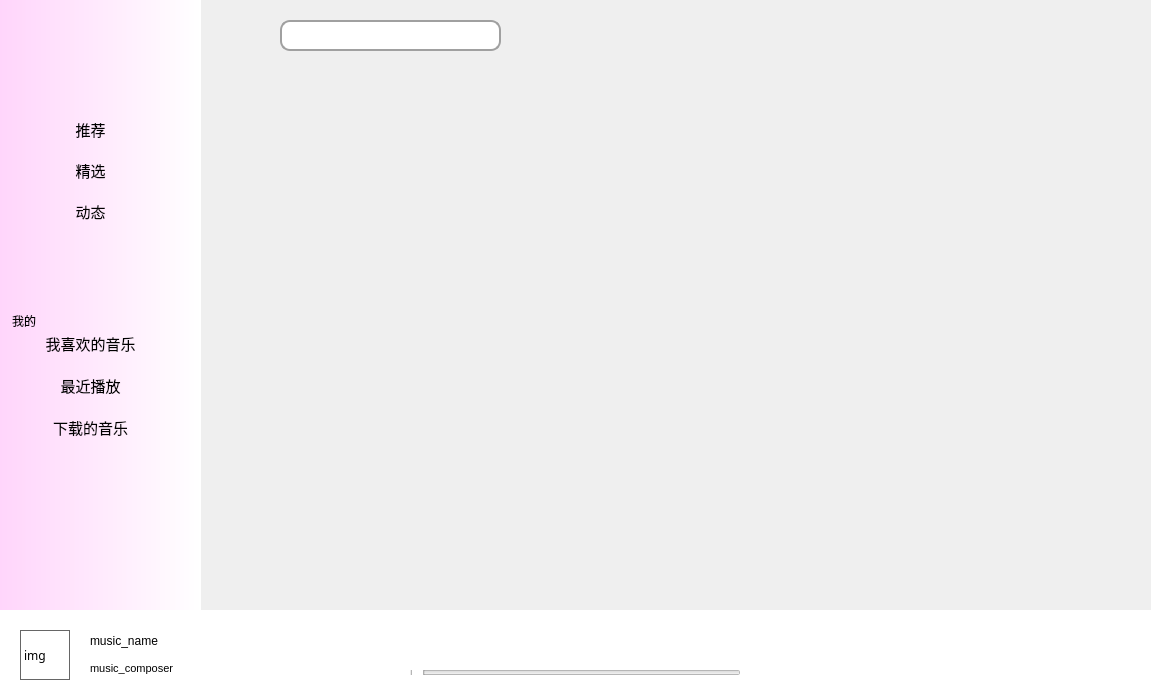
<?xml version="1.0" encoding="UTF-8"?>
<ui version="4.0">
 <class>Widget</class>
 <widget class="QWidget" name="Widget">
  <property name="geometry">
   <rect>
    <x>0</x>
    <y>0</y>
    <width>1151</width>
    <height>700</height>
   </rect>
  </property>
  <property name="font">
   <font>
    <family>Microsoft YaHei UI Light</family>
   </font>
  </property>
  <property name="cursor">
   <cursorShape>ArrowCursor</cursorShape>
  </property>
  <property name="windowTitle">
   <string>Widget</string>
  </property>
  <property name="styleSheet">
   <string notr="true">border:none;</string>
  </property>
  <widget class="QWidget" name="layoutWidget">
   <property name="geometry">
    <rect>
     <x>990</x>
     <y>20</y>
     <width>108</width>
     <height>30</height>
    </rect>
   </property>
   <layout class="QHBoxLayout" name="horizontalLayout">
    <property name="spacing">
     <number>7</number>
    </property>
    <item>
     <widget class="QPushButton" name="pushButton_Little">
      <property name="cursor">
       <cursorShape>PointingHandCursor</cursorShape>
      </property>
      <property name="styleSheet">
       <string notr="true">background-color: transparent; 
border: none;
color: white;</string>
      </property>
      <property name="text">
       <string/>
      </property>
      <property name="icon">
       <iconset theme="QIcon::ThemeIcon::ListRemove"/>
      </property>
      <property name="iconSize">
       <size>
        <width>16</width>
        <height>16</height>
       </size>
      </property>
     </widget>
    </item>
    <item>
     <widget class="QPushButton" name="pushButton_Large">
      <property name="cursor">
       <cursorShape>PointingHandCursor</cursorShape>
      </property>
      <property name="styleSheet">
       <string notr="true">background-color: transparent; 
	border: none;
	color: white;</string>
      </property>
      <property name="text">
       <string/>
      </property>
      <property name="icon">
       <iconset theme="QIcon::ThemeIcon::MediaPlaybackStop"/>
      </property>
      <property name="iconSize">
       <size>
        <width>16</width>
        <height>16</height>
       </size>
      </property>
     </widget>
    </item>
    <item>
     <widget class="QPushButton" name="pushButton_Close">
      <property name="cursor">
       <cursorShape>PointingHandCursor</cursorShape>
      </property>
      <property name="styleSheet">
       <string notr="true">background-color: transparent; 
border: none;
color: white;</string>
      </property>
      <property name="text">
       <string/>
      </property>
      <property name="icon">
       <iconset theme="QIcon::ThemeIcon::ApplicationExit"/>
      </property>
      <property name="iconSize">
       <size>
        <width>16</width>
        <height>16</height>
       </size>
      </property>
     </widget>
    </item>
   </layout>
  </widget>
  <widget class="QLineEdit" name="lineEdit">
   <property name="geometry">
    <rect>
     <x>280</x>
     <y>20</y>
     <width>221</width>
     <height>31</height>
    </rect>
   </property>
   <property name="font">
    <font>
     <family>Microsoft YaHei UI</family>
    </font>
   </property>
   <property name="styleSheet">
    <string notr="true">border: 2px solid #A0A0A0;
border-radius: 10px;
padding: 5px; 
selection-background-color: lightblue;
selection-color: black;</string>
   </property>
  </widget>
  <widget class="QWidget" name="widget_member_1" native="true">
   <property name="geometry">
    <rect>
     <x>0</x>
     <y>0</y>
     <width>201</width>
     <height>701</height>
    </rect>
   </property>
   <property name="styleSheet">
    <string notr="true">background-color:qlineargradient(spread:pad, x1:0, y1:0, x2:1, y2:0, stop:0 rgba(255, 213, 251, 255), stop:1 rgba(255, 255, 255, 255));</string>
   </property>
   <widget class="QGroupBox" name="groupBox_1">
    <property name="geometry">
     <rect>
      <x>10</x>
      <y>100</y>
      <width>161</width>
      <height>141</height>
     </rect>
    </property>
    <property name="baseSize">
     <size>
      <width>0</width>
      <height>0</height>
     </size>
    </property>
    <property name="styleSheet">
     <string notr="true">QGroupBox{
background-color: transparent; 
border: none;
}


QGroupBox QPushButton:hover{
border: 2px;
border-radius: 10px;
background-color:rgb(255, 102, 105);
color:white;
padding-left: 10px;

}
QPushButton{
border: 2px;
background-color: transparent; 
border-radius: 10px;
}

</string>
    </property>
    <property name="title">
     <string/>
    </property>
    <layout class="QVBoxLayout" name="verticalLayout" stretch="0,0,0">
     <property name="spacing">
      <number>0</number>
     </property>
     <property name="leftMargin">
      <number>6</number>
     </property>
     <property name="topMargin">
      <number>0</number>
     </property>
     <property name="rightMargin">
      <number>6</number>
     </property>
     <property name="bottomMargin">
      <number>0</number>
     </property>
     <item>
      <widget class="QPushButton" name="pushButton_1">
       <property name="enabled">
        <bool>true</bool>
       </property>
       <property name="font">
        <font>
         <family>Microsoft YaHei UI Light</family>
         <pointsize>11</pointsize>
         <kerning>true</kerning>
         <fontweight>Light</fontweight>
        </font>
       </property>
       <property name="cursor">
        <cursorShape>PointingHandCursor</cursorShape>
       </property>
       <property name="styleSheet">
        <string notr="true"/>
       </property>
       <property name="text">
        <string>推荐</string>
       </property>
       <property name="icon">
        <iconset resource="matter.qrc">
         <normaloff>:/icon/img/pushButton_1_0.png</normaloff>:/icon/img/pushButton_1_0.png</iconset>
       </property>
      </widget>
     </item>
     <item>
      <widget class="QPushButton" name="pushButton_2">
       <property name="font">
        <font>
         <family>Microsoft YaHei UI Light</family>
         <pointsize>11</pointsize>
        </font>
       </property>
       <property name="cursor">
        <cursorShape>PointingHandCursor</cursorShape>
       </property>
       <property name="styleSheet">
        <string notr="true"/>
       </property>
       <property name="text">
        <string>精选</string>
       </property>
       <property name="icon">
        <iconset resource="matter.qrc">
         <normaloff>:/icon/img/pushButton_2_0.png</normaloff>:/icon/img/pushButton_2_0.png</iconset>
       </property>
      </widget>
     </item>
     <item>
      <widget class="QPushButton" name="pushButton_3">
       <property name="baseSize">
        <size>
         <width>0</width>
         <height>0</height>
        </size>
       </property>
       <property name="font">
        <font>
         <family>Microsoft YaHei UI Light</family>
         <pointsize>11</pointsize>
        </font>
       </property>
       <property name="cursor">
        <cursorShape>PointingHandCursor</cursorShape>
       </property>
       <property name="styleSheet">
        <string notr="true"/>
       </property>
       <property name="text">
        <string>动态</string>
       </property>
       <property name="icon">
        <iconset resource="matter.qrc">
         <normaloff>:/icon/img/pushButton_3_0.png</normaloff>:/icon/img/pushButton_3_0.png</iconset>
       </property>
      </widget>
     </item>
    </layout>
   </widget>
   <widget class="QGroupBox" name="groupBox_2">
    <property name="geometry">
     <rect>
      <x>10</x>
      <y>310</y>
      <width>161</width>
      <height>151</height>
     </rect>
    </property>
    <property name="font">
     <font>
      <family>Microsoft YaHei UI Light</family>
      <pointsize>9</pointsize>
     </font>
    </property>
    <property name="styleSheet">
     <string notr="true">QGroupBox{
background-color: transparent; 
border: none;
}


QGroupBox QPushButton:hover{
border: 2px;
border-radius: 10px;
background-color:rgb(255, 102, 105);
color:white;
padding-left: 10px;

}
QPushButton{
border: 2px;
background-color: transparent; 
border-radius: 10px;
}

</string>
    </property>
    <property name="title">
     <string>我的</string>
    </property>
    <layout class="QVBoxLayout" name="verticalLayout_2">
     <item>
      <widget class="QPushButton" name="pushButton_4">
       <property name="font">
        <font>
         <family>Microsoft YaHei UI Light</family>
         <pointsize>11</pointsize>
        </font>
       </property>
       <property name="cursor">
        <cursorShape>PointingHandCursor</cursorShape>
       </property>
       <property name="text">
        <string>我喜欢的音乐</string>
       </property>
       <property name="icon">
        <iconset resource="matter.qrc">
         <normaloff>:/icon/img/pushButton_4_0.png</normaloff>:/icon/img/pushButton_4_0.png</iconset>
       </property>
      </widget>
     </item>
     <item>
      <widget class="QPushButton" name="pushButton_5">
       <property name="font">
        <font>
         <family>Microsoft YaHei UI Light</family>
         <pointsize>11</pointsize>
        </font>
       </property>
       <property name="cursor">
        <cursorShape>PointingHandCursor</cursorShape>
       </property>
       <property name="text">
        <string>最近播放</string>
       </property>
       <property name="icon">
        <iconset resource="matter.qrc">
         <normaloff>:/icon/img/pushButton_5_0.png</normaloff>:/icon/img/pushButton_5_0.png</iconset>
       </property>
      </widget>
     </item>
     <item>
      <widget class="QPushButton" name="pushButton_6">
       <property name="font">
        <font>
         <family>Microsoft YaHei UI Light</family>
         <pointsize>11</pointsize>
        </font>
       </property>
       <property name="cursor">
        <cursorShape>PointingHandCursor</cursorShape>
       </property>
       <property name="text">
        <string>下载的音乐</string>
       </property>
       <property name="icon">
        <iconset resource="matter.qrc">
         <normaloff>:/icon/img/pushButton_6_0.png</normaloff>:/icon/img/pushButton_6_0.png</iconset>
       </property>
       <property name="iconSize">
        <size>
         <width>22</width>
         <height>22</height>
        </size>
       </property>
      </widget>
     </item>
    </layout>
   </widget>
  </widget>
  <widget class="QStackedWidget" name="stackedWidget">
   <property name="geometry">
    <rect>
     <x>200</x>
     <y>60</y>
     <width>951</width>
     <height>551</height>
    </rect>
   </property>
   <property name="styleSheet">
    <string notr="true">margin:0px;
padding:0px;
</string>
   </property>
   <property name="currentIndex">
    <number>-1</number>
   </property>
  </widget>
  <widget class="QWidget" name="widget_MusicPlayer" native="true">
   <property name="geometry">
    <rect>
     <x>0</x>
     <y>610</y>
     <width>1151</width>
     <height>91</height>
    </rect>
   </property>
   <property name="styleSheet">
    <string notr="true">QWidget{
	background-color:rgb(255, 255, 255);
}</string>
   </property>
   <widget class="QWidget" name="layoutWidget">
    <property name="geometry">
     <rect>
      <x>480</x>
      <y>1</y>
      <width>191</width>
      <height>51</height>
     </rect>
    </property>
    <layout class="QHBoxLayout" name="horizontalLayout_2">
     <property name="spacing">
      <number>0</number>
     </property>
     <item>
      <widget class="QPushButton" name="pushButton_player_left">
       <property name="cursor">
        <cursorShape>PointingHandCursor</cursorShape>
       </property>
       <property name="text">
        <string/>
       </property>
       <property name="icon">
        <iconset resource="matter.qrc">
         <normaloff>:/icon/img/pushbutton_player_left.png</normaloff>:/icon/img/pushbutton_player_left.png</iconset>
       </property>
       <property name="iconSize">
        <size>
         <width>18</width>
         <height>18</height>
        </size>
       </property>
      </widget>
     </item>
     <item>
      <spacer name="horizontalSpacer_2">
       <property name="orientation">
        <enum>Qt::Orientation::Horizontal</enum>
       </property>
       <property name="sizeHint" stdset="0">
        <size>
         <width>20</width>
         <height>20</height>
        </size>
       </property>
      </spacer>
     </item>
     <item>
      <widget class="QPushButton" name="pushButton_PlayerAction">
       <property name="cursor">
        <cursorShape>PointingHandCursor</cursorShape>
       </property>
       <property name="text">
        <string/>
       </property>
       <property name="icon">
        <iconset resource="matter.qrc">
         <normaloff>:/icon/img/pushButton_PlayerAction_0.png</normaloff>:/icon/img/pushButton_PlayerAction_0.png</iconset>
       </property>
       <property name="iconSize">
        <size>
         <width>40</width>
         <height>40</height>
        </size>
       </property>
       <property name="checkable">
        <bool>true</bool>
       </property>
      </widget>
     </item>
     <item>
      <spacer name="horizontalSpacer">
       <property name="orientation">
        <enum>Qt::Orientation::Horizontal</enum>
       </property>
       <property name="sizeHint" stdset="0">
        <size>
         <width>20</width>
         <height>20</height>
        </size>
       </property>
      </spacer>
     </item>
     <item>
      <widget class="QPushButton" name="pushButton_player_right">
       <property name="cursor">
        <cursorShape>PointingHandCursor</cursorShape>
       </property>
       <property name="text">
        <string/>
       </property>
       <property name="icon">
        <iconset resource="matter.qrc">
         <normaloff>:/icon/img/pushbutton_player_right.png</normaloff>:/icon/img/pushbutton_player_right.png</iconset>
       </property>
       <property name="iconSize">
        <size>
         <width>18</width>
         <height>18</height>
        </size>
       </property>
      </widget>
     </item>
    </layout>
   </widget>
   <widget class="QPushButton" name="pushButton_player_like">
    <property name="geometry">
     <rect>
      <x>420</x>
      <y>10</y>
      <width>31</width>
      <height>31</height>
     </rect>
    </property>
    <property name="cursor">
     <cursorShape>PointingHandCursor</cursorShape>
    </property>
    <property name="text">
     <string/>
    </property>
    <property name="icon">
     <iconset resource="matter.qrc">
      <normaloff>:/icon/img/pushButton_player_like_1.png</normaloff>:/icon/img/pushButton_player_like_1.png</iconset>
    </property>
    <property name="iconSize">
     <size>
      <width>20</width>
      <height>20</height>
     </size>
    </property>
    <property name="checkable">
     <bool>true</bool>
    </property>
   </widget>
   <widget class="QSlider" name="horizontalSlider_player">
    <property name="geometry">
     <rect>
      <x>410</x>
      <y>60</y>
      <width>331</width>
      <height>5</height>
     </rect>
    </property>
    <property name="cursor">
     <cursorShape>PointingHandCursor</cursorShape>
    </property>
    <property name="styleSheet">
     <string notr="true"/>
    </property>
    <property name="orientation">
     <enum>Qt::Orientation::Horizontal</enum>
    </property>
   </widget>
   <widget class="QLabel" name="label_all_time">
    <property name="geometry">
     <rect>
      <x>750</x>
      <y>60</y>
      <width>53</width>
      <height>15</height>
     </rect>
    </property>
    <property name="font">
     <font>
      <family>Microsoft YaHei UI</family>
      <pointsize>6</pointsize>
     </font>
    </property>
    <property name="text">
     <string/>
    </property>
   </widget>
   <widget class="QLabel" name="label_music_player_img_music">
    <property name="geometry">
     <rect>
      <x>20</x>
      <y>20</y>
      <width>50</width>
      <height>50</height>
     </rect>
    </property>
    <property name="styleSheet">
     <string notr="true">QLabel{
	border:1px solid rgb(102, 102, 102);
}</string>
    </property>
    <property name="text">
     <string>img</string>
    </property>
   </widget>
   <widget class="QLabel" name="label_music_player_music_name">
    <property name="geometry">
     <rect>
      <x>90</x>
      <y>20</y>
      <width>321</width>
      <height>21</height>
     </rect>
    </property>
    <property name="font">
     <font>
      <family>Microsoft YaHei UI</family>
      <pointsize>9</pointsize>
     </font>
    </property>
    <property name="text">
     <string>music_name</string>
    </property>
   </widget>
   <widget class="QLabel" name="label_music_player_music_composer">
    <property name="geometry">
     <rect>
      <x>90</x>
      <y>50</y>
      <width>181</width>
      <height>16</height>
     </rect>
    </property>
    <property name="font">
     <font>
      <family>Microsoft YaHei UI</family>
      <pointsize>8</pointsize>
     </font>
    </property>
    <property name="text">
     <string>music_composer</string>
    </property>
   </widget>
  </widget>
  <widget class="QPushButton" name="pushButton_search">
   <property name="geometry">
    <rect>
     <x>240</x>
     <y>19</y>
     <width>31</width>
     <height>31</height>
    </rect>
   </property>
   <property name="text">
    <string/>
   </property>
   <property name="icon">
    <iconset resource="matter.qrc">
     <normaloff>:/icon/img/pushButton_search.png</normaloff>:/icon/img/pushButton_search.png</iconset>
   </property>
   <property name="iconSize">
    <size>
     <width>25</width>
     <height>25</height>
    </size>
   </property>
  </widget>
 </widget>
 <resources>
  <include location="matter.qrc"/>
 </resources>
 <connections/>
</ui>
